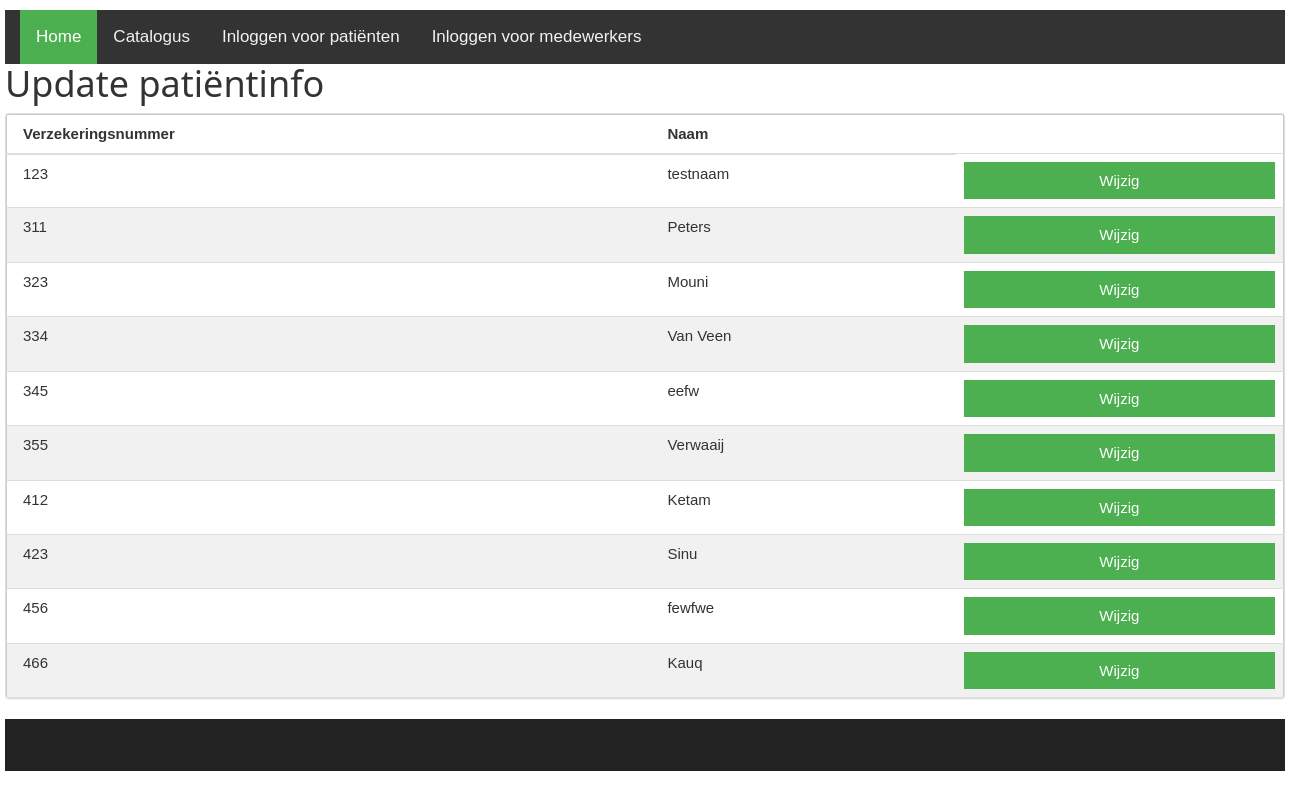
The page /wijzigpatientinfotabel.php on the database its author committed.
### tables this page shows
CREATE TABLE `user` (
  `verzekeringsnummer` int(11) NOT NULL,
  `email` varchar(100) NOT NULL,
  `achternaam` varchar(100) NOT NULL,
  `geboorteplaats` varchar(100) NOT NULL,
  `adres` varchar(100) NOT NULL,
  `telefoonnummer` varchar(45) NOT NULL,
  `postcode` varchar(45) NOT NULL,
  `apotheker` int(11) NOT NULL,
  `huisarts` int(11) NOT NULL,
  `post` varchar(100) NOT NULL,
  `verified` tinyint(4) NOT NULL DEFAULT '0',
  `rol` int(11) NOT NULL DEFAULT '1'
);

### wijzigpatientinfotabel.php (the view, shortened to what this page needs)
<!DOCTYPE HTML>
<html>
<head>
  <link rel="stylesheet" href="font-awesome-4.7.0/css/font-awesome.min.css">
  <link rel="stylesheet" href="css/bootstrap.min.css">
  <link rel="stylesheet" href="css/style.css" rel="stylesheet">
  <link rel="stylesheet" href="css/w3.css">
</head>
<body>
  <div id="container">
    <?php include 'navbar.php';?>
        <div id="Content">
          <h1>Update patiëntinfo</h1>
          <form name="orderinfo">
<div class="bs-example">
    <div class="panel panel-default">
        <table class="table w3-table-all">
            <thead>
                <tr>
                    <th>Verzekeringsnummer</th>
                    <th>Naam</th>
                </tr>
            </thead>
            <tbody>
        <?php
        include 'db_connect.php';
        $sql = "SELECT * FROM user";
        $result = $conn->query($sql);
        if ($result->num_rows > 0) {
             while($row = $result->fetch_assoc()) {
                 echo "<tr>
                        <td>". $row["verzekeringsnummer"]."</td>
                        <td>". $row["achternaam"]."</td>
                        <td><a href='wijzigpatientinfoform.php?id=".$row['verzekeringsnummer']."'  role='button' class='w3-button w3-block w3-green'>Wijzig</a></td>
                      </tr>";
             }
        } else {
             echo "0 results";
        }
        ?>
            </tbody>
        </table>
    </div>
  </div>
</div>
  <?php include 'catfooter.php';?>
</div>
</body>
</html>

### css/style.css (style rules this page uses)
body { margin: 0; padding: 0; height: 100%; !important }
html { margin: 0; padding: 0; height: 100%; }
#container { width: 1280px; min-height: 100%; height: 100%; position: relative; margin: 0 auto; }

### css/w3.css (style rules this page uses)
*,*:before,*:after { box-sizing:inherit }
html { -ms-text-size-adjust:100%;-webkit-text-size-adjust:100% }
body { margin:0 }
a { background-color:transparent;-webkit-text-decoration-skip:objects }
html,body { font-family:Verdana,sans-serif;font-size:15px;line-height:1.5 }
html { overflow-x:hidden }
h1,h2,h3,h4,h5,h6,.w3-slim,.w3-wide { font-family:"Segoe UI",Arial,sans-serif }
h1 { font-size:36px }
h1,h2,h3,h4,h5,h6 { font-weight:400;margin:10px 0 }
a { color:inherit }
.w3-table,.w3-table-all { border-collapse:collapse;border-spacing:0;width:100%;display:table }
.w3-table-all { border:1px solid #ccc }
.w3-bordered tr,.w3-table-all tr { border-bottom:1px solid #ddd }
.w3-table-all tr:nth-child(odd) { background-color:#fff }
.w3-table-all tr:nth-child(even) { background-color:#f1f1f1 }
.w3-table td,.w3-table th,.w3-table-all td,.w3-table-all th { padding:8px 8px;display:table-cell;text-align:left;vertical-align:top }
.w3-table th:first-child,.w3-table td:first-child,.w3-table-all th:first-child,.w3-table-all td:first-child { padding-left:16px }
.w3-btn,.w3-btn-block,.w3-button { border:none;display:inline-block;outline:0;padding:6px 16px;vertical-align:middle;overflow:hidden;text-decoration:none!important;color:#fff;background-color:#000;text-align:center;cursor:pointer;white-space:nowrap }
.w3-button { color:#000;background-color:#f1f1f1;padding:8px 16px }
.w3-btn,.w3-btn-floating,.w3-btn-floating-large,.w3-closenav,.w3-opennav,.w3-btn-block,.w3-button { -webkit-touch-callout:none;-webkit-user-select:none;-khtml-user-select:none;-moz-user-select:none;-ms-user-select:none;user-select:none }
.w3-block { display:block;width:100% }
.w3-green,.w3-hover-green:hover { color:#fff!important;background-color:#4CAF50!important }

### navbar.php (style rules this page uses)
body { margin:0; }

### rows shown on the page
user: verzekeringsnummer "123", achternaam "testnaam"
user: verzekeringsnummer "311", achternaam "Peters"
user: verzekeringsnummer "323", achternaam "Mouni"
user: verzekeringsnummer "334", achternaam "Van Veen"
user: verzekeringsnummer "345", achternaam "eefw"
user: verzekeringsnummer "355", achternaam "Verwaaij"
user: verzekeringsnummer "412", achternaam "Ketam"
user: verzekeringsnummer "423", achternaam "Sinu"
user: verzekeringsnummer "456", achternaam "fewfwe"
user: verzekeringsnummer "466", achternaam "Kauq"
